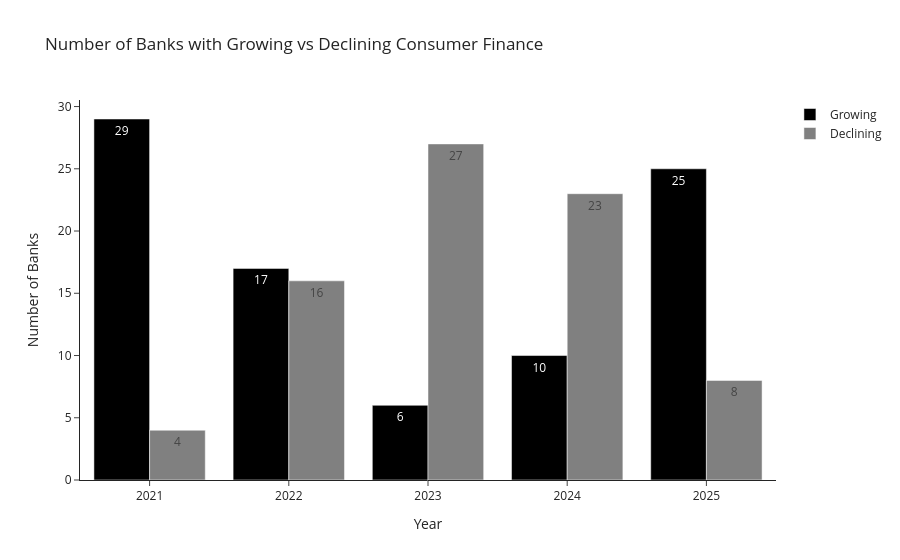

The code cell stored with this chart in its notebook:
### Code cell
banks = chart.dropna(subset=["Banks_Growing"])
banks = banks.rename(columns={"Banks_Growing": "Growing", "Banks_Declining": "Declining"})

fig = px.bar(banks, x="Year", y=["Growing", "Declining"], barmode="group", text_auto=True,
             title="Number of Banks with Growing vs Declining Consumer Finance",
             labels={"value": "Number of Banks", "variable": ""})
fig.show()

### Figure 1 — Plotly figure (JSON) as saved in the notebook; plotly's stock layout.template omitted (floating-point values rounded to 4 significant figures)
{"data": [{"alignmentgroup": "True", "hovertemplate": "=Growing<br>Year=%{x}<br>Number of Banks=%{y}<extra></extra>", "legendgroup": "Growing", "marker": {"color": "#000000", "pattern": {"shape": ""}}, "name": "Growing", "offsetgroup": "Growing", "orientation": "v", "showlegend": true, "textposition": "auto", "texttemplate": "%{y}", "type": "bar", "x": ["2021", "2022", "2023", "2024", "2025"], "xaxis": "x", "y": [29.0, 17.0, 6.0, 10.0, 25.0], "yaxis": "y"}, {"alignmentgroup": "True", "hovertemplate": "=Declining<br>Year=%{x}<br>Number of Banks=%{y}<extra></extra>", "legendgroup": "Declining", "marker": {"color": "#808080", "pattern": {"shape": ""}}, "name": "Declining", "offsetgroup": "Declining", "orientation": "v", "showlegend": true, "textposition": "auto", "texttemplate": "%{y}", "type": "bar", "x": ["2021", "2022", "2023", "2024", "2025"], "xaxis": "x", "y": [4.0, 16.0, 27.0, 23.0, 8.0], "yaxis": "y"}], "layout": {"barmode": "group", "legend": {"title": {"text": ""}, "tracegroupgap": 0}, "title": {"text": "Number of Banks with Growing vs Declining Consumer Finance"}, "xaxis": {"anchor": "y", "domain": [0, 1], "title": {"text": "Year"}}, "yaxis": {"anchor": "x", "domain": [0, 1], "title": {"text": "Number of Banks"}}}}
